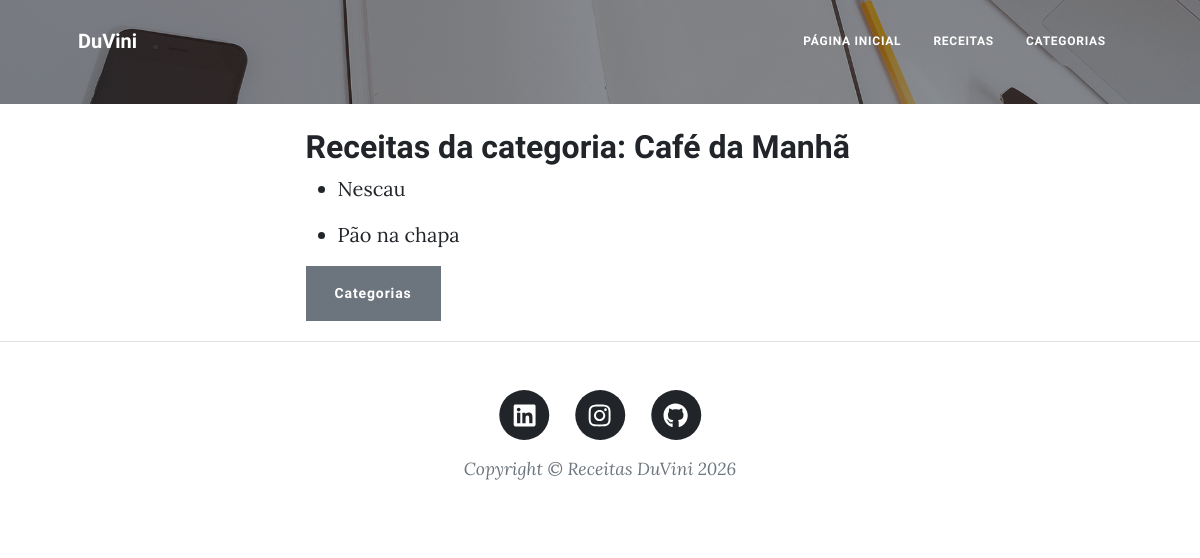
Before: /mostrar_categoria/3/ with the older database file.
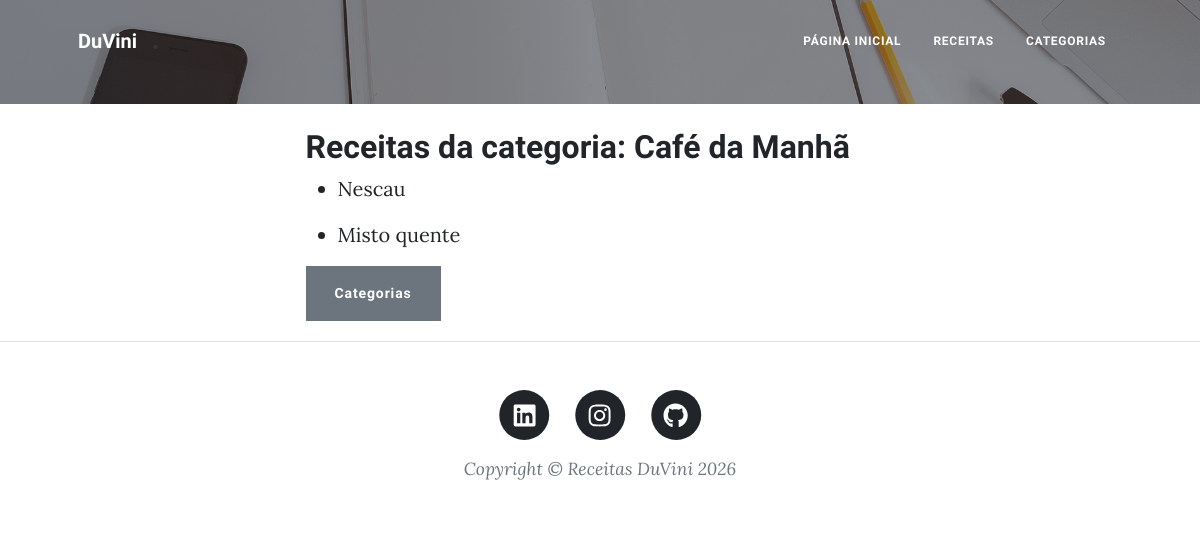
After: the same page with the newer database file.
### receita/models.py (models this page shows, shortened)
class Receita(models.Model):
    titulo = models.CharField(max_length=100)
    ingredientes = models.TextField()
    modo_preparo = models.TextField()
    data_criacao = models.DateTimeField(auto_now_add=True)
    categoria = models.ForeignKey(Categoria, on_delete=models.CASCADE)
    foto_receita = models.ImageField(upload_to='fotos/%d/%m/%Y/', blank=True, null=True)

### receita/views.py (the view)
# urls.py: path('mostrar_categoria/<int:id_categoria>/', views.mostrar_categoria, name="mostrar_categoria"),
def mostrar_categoria(request, id_categoria):
    categoria_encontratada = Categoria.objects.get(id = id_categoria)
    receitas = Receita.objects.filter(categoria = categoria_encontratada)
    context = {'categoria': categoria_encontratada,
               'receitas': receitas}
    return render(request, 'mostrar_categoria.html', context)

### receita/templates/mostrar_categoria.html (shortened to what this page needs)
{% extends 'base.html' %}
{% block content %}
<h2>Receitas da categoria: {{categoria.nome}}</h2>
<section>
    {% for item in receitas %}
    <ul>
        <li>
            <a href="{% url 'detalhes_receita' id_receita=item.id %}">{{item.titulo}}</a>
        </li>
    </ul>
    {% endfor %}
</section>
<section>
    <a href="{% url 'categorias' %}" class="btn btn-secondary">Categorias</a>
</section>
{% endblock %}

Changed rows visible on the page:
changed Receita: titulo "Pão na chapa" → "Misto quente"
